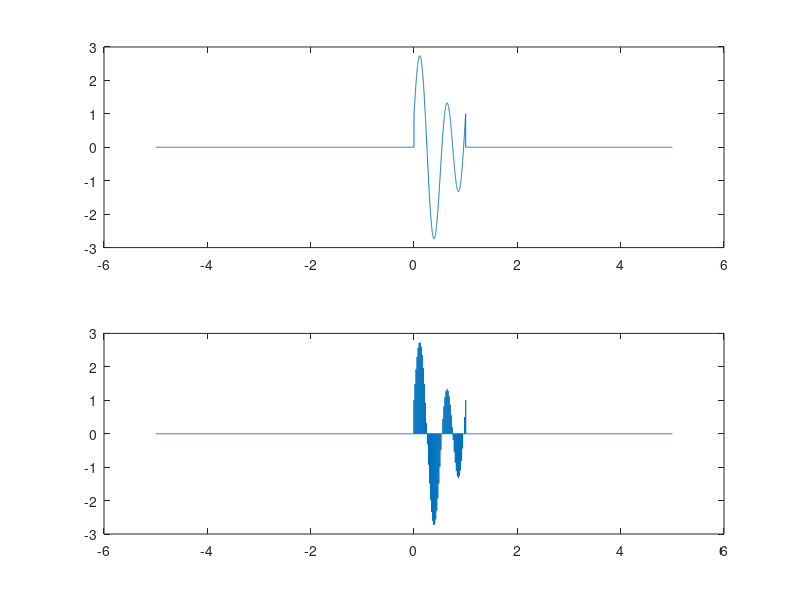
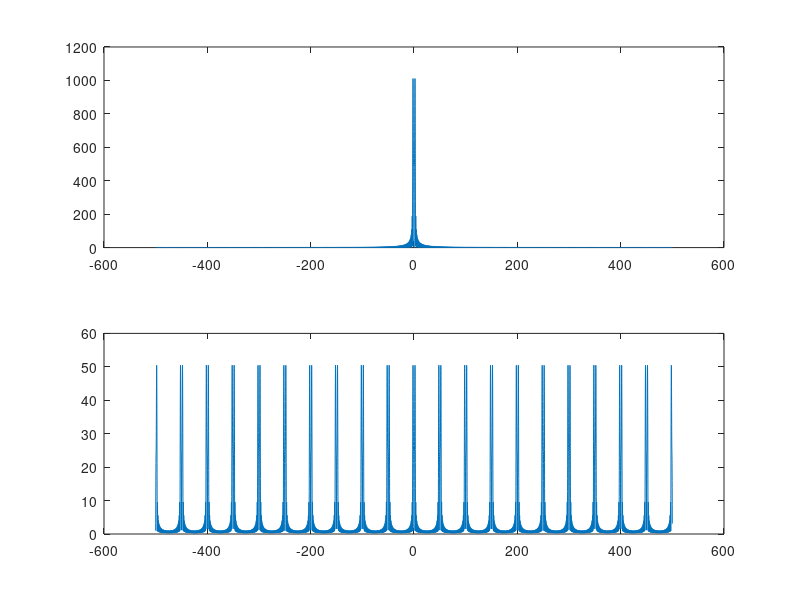
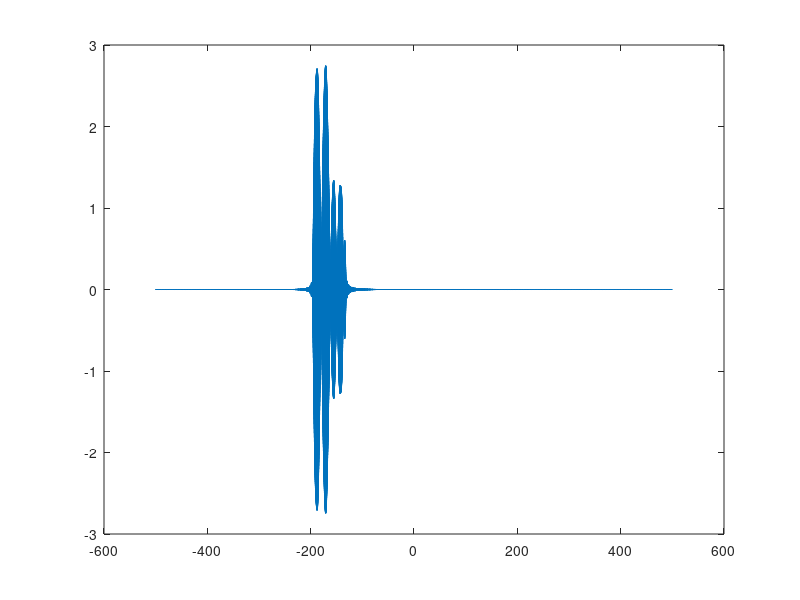

Recreate these plots in MATLAB, in order.
tr = 0.001;
Ts = 0.02;
t1 = -5 : tr : 0-tr;
t2 = 0 : tr : 1;
t3 = 1+tr : tr : 5;
t = [t1 t2 t3];
lt = length(t);

x = [zeros(1,length(t1)) cos(2*pi*t2)+2*sin(4*pi*t2) zeros(1,length(t3))];
im_train = zeros(1,lt);
for k = 1 : lt
    if(rem(t(k),Ts) == 0)
        im_train(k) = 1;
    end
end

x_delta = x.*im_train;

figure;
subplot(2,1,1); plot(t,x);
subplot(2,1,2); plot(t,x_delta);



lt = 2^ceil(log2(lt));
f = ((-lt/2) : (lt/2)-1)/(lt*tr);
X = fftshift(fft(x,lt));
X_DELTA = fftshift(fft(x_delta,lt));

figure;
subplot(2,1,1); plot(f,abs(X));
subplot(2,1,2); plot(f,abs(X_DELTA));



R = zeros(1,length(f));
for k = 1 : length(f)
    if(f(k)>-10 & f(k)<10)
        R(k) = Ts/tr;
    end
end
X_RE = X_DELTA.*R;
x_re = ifft(X_RE);

figure;
plot(f,x_re);








